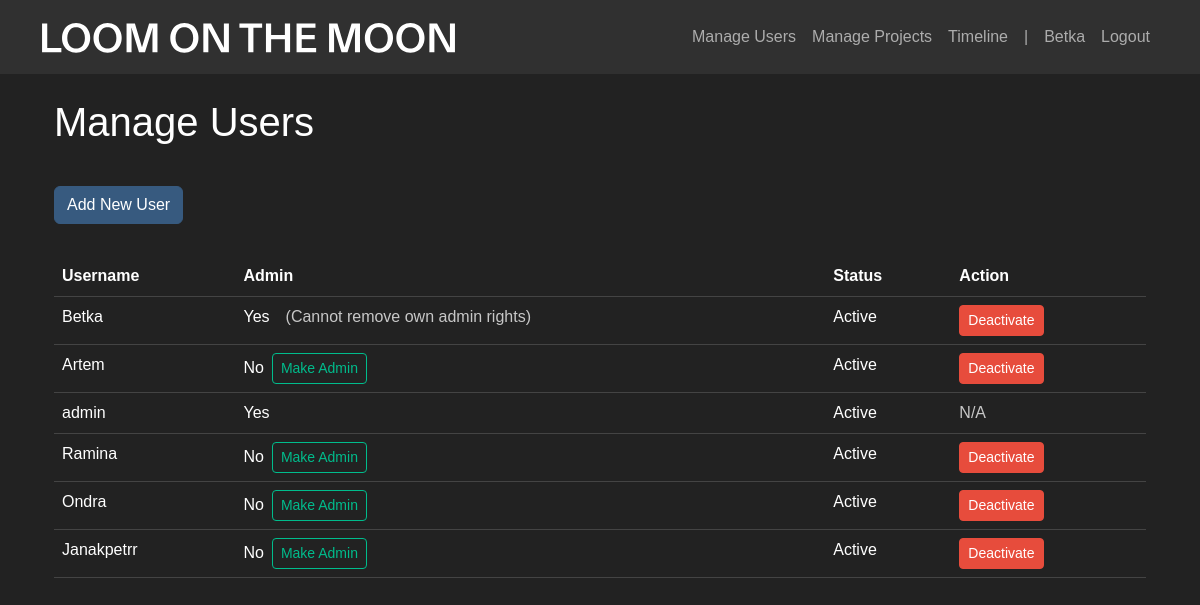
The page /manage_users (signed in) on the database as committed earlier.
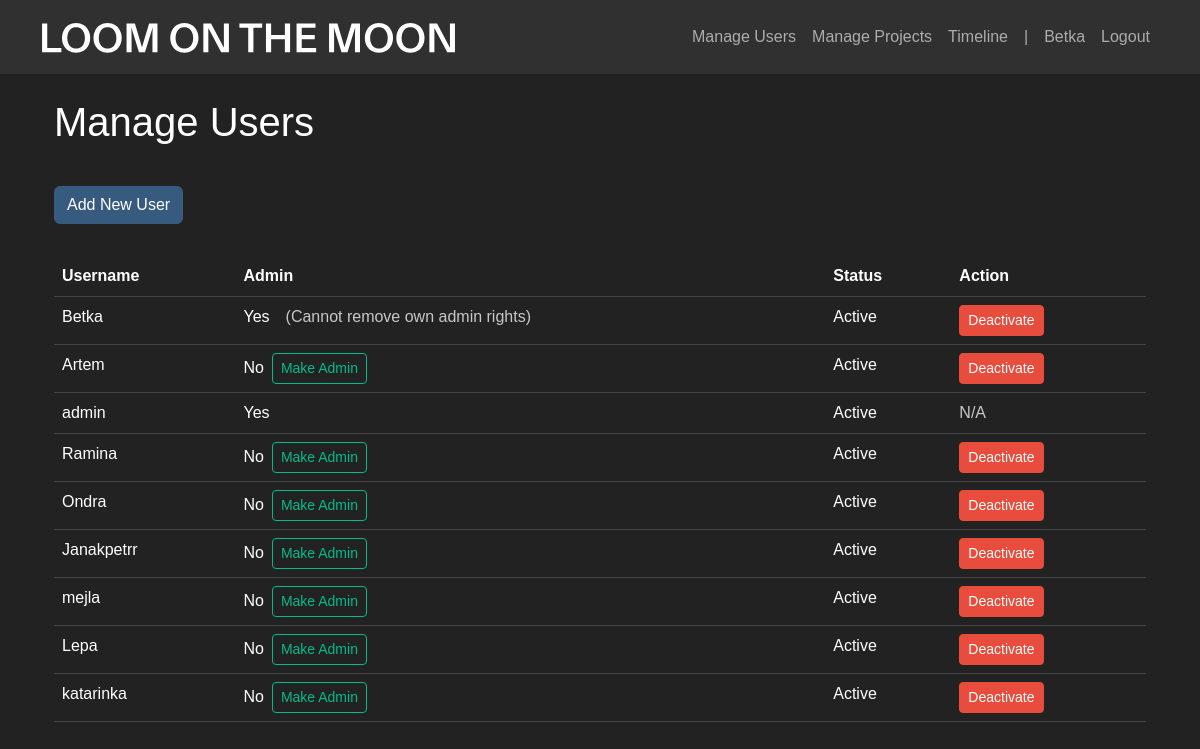
The same page on the database as committed later.
### app/models.py (models this page shows)
class User(UserMixin, db.Model):
    id = db.Column(db.Integer, primary_key=True)
    username = db.Column(db.String(80), unique=True, nullable=False)
    password = db.Column(db.String(120), nullable=False)
    is_admin = db.Column(db.Boolean, default=False)
    is_active = db.Column(db.Boolean, default=True)  # New field
    time_entries = db.relationship('TimeEntry', backref='user', lazy=True)

### app/main.py (the view)
@main.route('/manage_users')
@login_required
def manage_users():
    if not current_user.is_admin:
        return redirect(url_for('main.index'))
    users = User.query.all()
    return render_template('manage_users.html', users=users)

### app/__init__.py (called while the page is built)
def create_app():
    app = Flask(__name__)
    app.config['SECRET_KEY'] = 'your-secret-key-here'  # Change this in production
    app.config['SQLALCHEMY_DATABASE_URI'] = 'sqlite:///timetracker.db'
    db.init_app(app)
    login_manager.init_app(app)
    login_manager.login_view = 'auth.login'
    migrate.init_app(app, db)
    from .models import User
    @login_manager.user_loader
    def load_user(user_id):
        return User.query.get(int(user_id))
    from .auth import auth as auth_blueprint
    from .main import main as main_blueprint
    app.register_blueprint(auth_blueprint)
    app.register_blueprint(main_blueprint)
    with app.app_context():
        db.create_all()
    return app

### app/templates/manage_users.html (shortened to what this page needs)
{% extends "base.html" %}
{% block content %}
<div class="container mt-4">
    <h2>Manage Users</h2>
    {% if current_user.is_admin %}
    <a href="/add_user" class="btn btn-primary add-btn">Add New User</a>
    {% endif %}
    <table class="table">
        <thead>
            <tr>
                <th>Username</th>
                <th>Admin</th>
                <th>Status</th>
                <th>Action</th>
            </tr>
        </thead>
        <tbody>
            {% for user in users %}
            <tr>
                <td>{{ user.username }}</td>
                <td>
                    {% if user.username != 'admin' %}
                        <div class="d-flex align-items-center">
                            <span class="me-2">{{ 'Yes' if user.is_admin else 'No' }}</span>
                            {% if user.id != current_user.id %}
                                <button
                                    onclick="toggleAdmin({{ user.id }}, '{{ user.username }}', {{ 'true' if not user.is_admin else 'false' }})"
                                    class="btn btn-sm {{ 'btn-outline-success' if not user.is_admin else 'btn-outline-warning' }}"
                                >
                                    {{ 'Make Admin' if not user.is_admin else 'Remove Admin' }}
                                </button>
                            {% elif user.is_admin %}
                                <span class="text-muted ms-2">(Cannot remove own admin rights)</span>
                            {% endif %}
                        </div>
                    {% else %}
                        {{ 'Yes' }}
                    {% endif %}
                </td>
                <td>{{ 'Active' if user.is_active else 'Inactive' }}</td>
                <td>
                    {% if user.username != 'admin' %}
                        {% if user.is_active %}
                            <a href="{{ url_for('main.deactivate_user', user_id=user.id) }}" class="btn btn-danger btn-sm">Deactivate</a>
                        {% else %}
                            <a href="{{ url_for('main.activate_user', user_id=user.id) }}" class="btn btn-success btn-sm">Activate</a>
                        {% endif %}
                    {% else %}
                        <span class="text-muted">N/A</span>
                    {% endif %}
                </td>
            </tr>
            {% endfor %}
        </tbody>
    </table>
</div>
{% endblock %}

### app/templates/base.html (shortened to what this page needs)
<!DOCTYPE html>
<html lang="en">
<head>
    <link rel="stylesheet" href="https://cdn.jsdelivr.net/npm/bootswatch@5.1.3/dist/darkly/bootstrap.min.css">
    <link rel="stylesheet" href="https://cdn.jsdelivr.net/npm/bootstrap-icons@1.7.2/font/bootstrap-icons.css">
</head>
<body>
    <nav class="navbar navbar-expand-lg navbar-dark bg-dark">
        <div class="container">
            <a class="navbar-brand" href="{{ url_for('main.index') }}">
                <img src="{{ url_for('static', filename='assets/loomonthemoon_logo.svg') }}" alt="Logo" height="30">
            </a>
            <div class="navbar-nav ms-auto">
                {% if current_user.is_authenticated %}
                {% if current_user.is_admin %}
                <li class="nav-item">
                    <a class="nav-link" href="{{ url_for('main.manage_users') }}">Manage Users</a>
                </li>
                <li class="nav-item">
                    <a class="nav-link" href="{{ url_for('main.manage_projects') }}">Manage Projects</a>
                </li>
                <li class="nav-item">
                    <a class="nav-link" href="{{ url_for('main.admin_timeline') }}">Timeline</a>
                </li>
                <li class="nav-item">
                    <a class="nav-link" href="#">|</a>
                </li>
                {% endif %}
                    <span class="nav-item nav-link">{{ current_user.username }}</span>
                    <a class="nav-item nav-link" href="{{ url_for('auth.logout') }}">Logout</a>
                {% endif %}
            </div>
        </div>
    </nav>
    <div class="container mt-4">
        {% block content %}{% endblock %}
    </div>
</body>
</html>

Rows that differ between the two databases and show on the page:
added User: username "mejla", is_admin "No", is_admin "Make Admin", is_active "Active"
added User: username "Lepa", is_admin "No", is_admin "Make Admin", is_active "Active"
added User: username "katarinka", is_admin "No", is_admin "Make Admin", is_active "Active"
